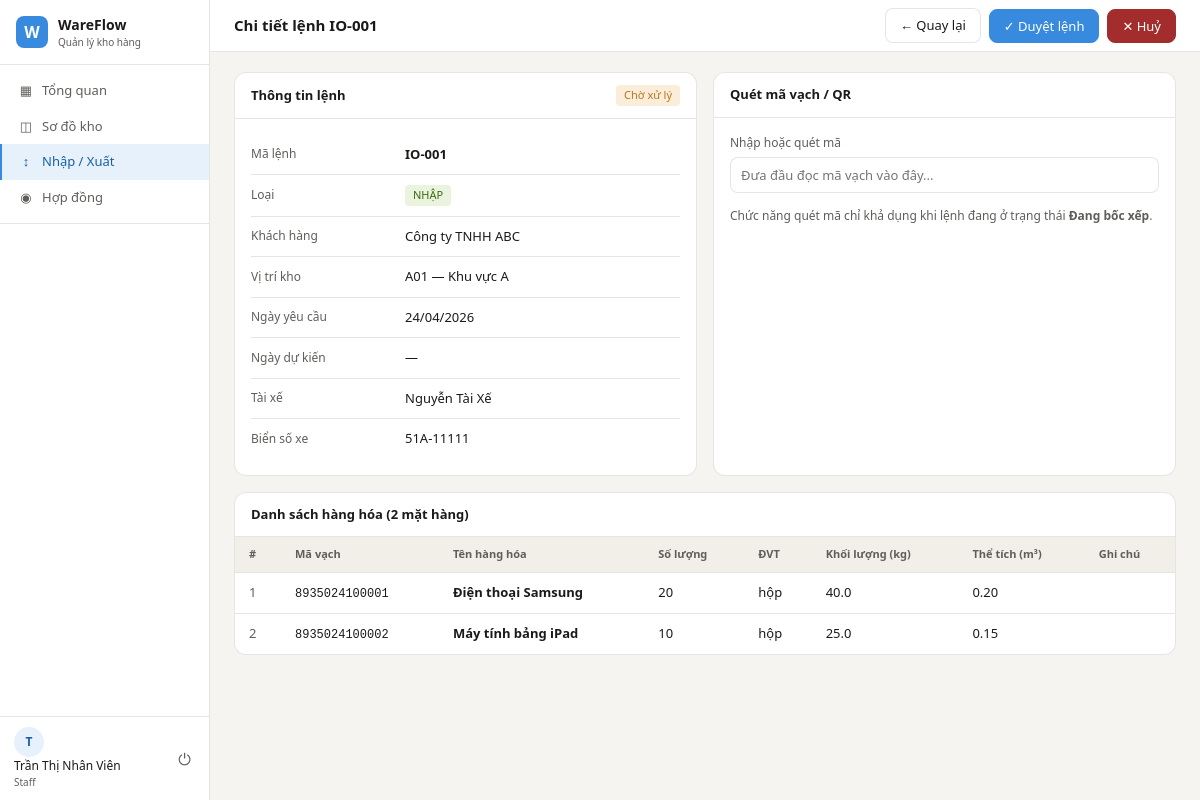
Page /logistics/1 (signed in) on the committed database.
### app/models/__init__.py (models this page shows, shortened)
class User(UserMixin, db.Model):
    __tablename__ = 'users'
    id           = db.Column(db.Integer, primary_key=True)
    username     = db.Column(db.String(80), unique=True, nullable=False)
    email        = db.Column(db.String(120), unique=True, nullable=False)
    password_hash = db.Column(db.String(256), nullable=False)
    full_name    = db.Column(db.String(150))
    phone        = db.Column(db.String(20))
    role         = db.Column(db.String(20), default=UserRole.STAFF.value)
    is_active    = db.Column(db.Boolean, default=True)
    created_at   = db.Column(db.DateTime, default=datetime.utcnow)
    def is_admin(self):
        return self.role == UserRole.ADMIN.value

class Order(db.Model):
    __tablename__ = 'orders'
    id           = db.Column(db.Integer, primary_key=True)
    code         = db.Column(db.String(20), unique=True)   # IO-001
    order_type   = db.Column(db.String(10), nullable=False)  # inbound / outbound
    customer_id  = db.Column(db.Integer, db.ForeignKey('customers.id'), nullable=False)
    slot_id      = db.Column(db.Integer, db.ForeignKey('slots.id'))
    request_date = db.Column(db.Date, default=date.today)
    scheduled_date = db.Column(db.Date)
    status       = db.Column(db.String(20), default=OrderStatus.PENDING.value)
    driver_name  = db.Column(db.String(100))
    vehicle_plate = db.Column(db.String(20))
    notes        = db.Column(db.Text)
    created_by   = db.Column(db.Integer, db.ForeignKey('users.id'))
    processed_by = db.Column(db.Integer, db.ForeignKey('users.id'))
    created_at   = db.Column(db.DateTime, default=datetime.utcnow)
    completed_at = db.Column(db.DateTime)
    items        = db.relationship('OrderItem', backref='order',
                                   lazy='dynamic', cascade='all, delete-orphan')
    slot         = db.relationship('Slot', foreign_keys=[slot_id])
    @property
    def type_label(self):
        return 'NHẬP' if self.order_type == OrderType.INBOUND.value else 'XUẤT'

class Customer(db.Model):
    __tablename__ = 'customers'
    id           = db.Column(db.Integer, primary_key=True)
    code         = db.Column(db.String(20), unique=True)   # KH-001
    name         = db.Column(db.String(150), nullable=False)
    tax_code     = db.Column(db.String(20))                # Mã số thuế
    address      = db.Column(db.String(250))
    contact_name = db.Column(db.String(100))
    phone        = db.Column(db.String(20))
    email        = db.Column(db.String(120))
    created_at   = db.Column(db.DateTime, default=datetime.utcnow)
    contracts    = db.relationship('Contract', backref='customer', lazy='dynamic')
    orders       = db.relationship('Order', backref='customer', lazy='dynamic')

class Slot(db.Model):
    __tablename__ = 'slots'
    id           = db.Column(db.Integer, primary_key=True)
    code         = db.Column(db.String(20), unique=True, nullable=False)  # 'A01', 'B03'
    zone_id      = db.Column(db.Integer, db.ForeignKey('zones.id'), nullable=False)
    row_number   = db.Column(db.Integer)          # Dãy kệ
    floor_number = db.Column(db.Integer)          # Tầng
    area_m2      = db.Column(db.Float, default=0)
    volume_m3    = db.Column(db.Float, default=0)
    max_weight_kg = db.Column(db.Float, default=0)
    status       = db.Column(db.String(20), default=SlotStatus.EMPTY.value)
    notes        = db.Column(db.Text)
    updated_at   = db.Column(db.DateTime, default=datetime.utcnow,
                             onupdate=datetime.utcnow)
    contract_slots = db.relationship('ContractSlot', backref='slot', lazy='dynamic')

class Zone(db.Model):
    __tablename__ = 'zones'
    id           = db.Column(db.Integer, primary_key=True)
    code         = db.Column(db.String(10), unique=True, nullable=False)  # 'A', 'B'
    name         = db.Column(db.String(100), nullable=False)               # 'Khu vực A'
    description  = db.Column(db.String(200))                               # 'Hàng khô'
    max_area_m2  = db.Column(db.Float, default=0)                         # Diện tích tối đa
    max_weight_kg = db.Column(db.Float, default=0)                        # Tải trọng tối đa
    created_at   = db.Column(db.DateTime, default=datetime.utcnow)
    slots = db.relationship('Slot', backref='zone', lazy='dynamic',
                            cascade='all, delete-orphan')

class OrderItem(db.Model):
    __tablename__ = 'order_items'
    id          = db.Column(db.Integer, primary_key=True)
    order_id    = db.Column(db.Integer, db.ForeignKey('orders.id'), nullable=False)
    barcode     = db.Column(db.String(100))     # Mã vạch / QR
    goods_name  = db.Column(db.String(150))
    quantity    = db.Column(db.Integer, default=0)
    unit        = db.Column(db.String(20))       # thùng, pallet, kg
    weight_kg   = db.Column(db.Float, default=0)
    volume_m3   = db.Column(db.Float, default=0)
    notes       = db.Column(db.String(200))

### app/routes/logistics.py (the view)
@logistics_bp.route('/<int:order_id>')
@login_required
def detail(order_id):
    order = Order.query.get_or_404(order_id)
    return render_template('logistics/detail.html',
                           order=order,
                           STATUS_LABELS=STATUS_LABELS)

### app/models/__init__.py (called while the page is built)
@login_manager.user_loader
def load_user(user_id):
    return User.query.get(int(user_id))

### run.py (called while the page is built)
@app.context_processor
def inject_globals():
    from datetime import datetime
    return {'now': datetime.now()}

### app/templates/logistics/detail.html (shortened to what this page needs)
{% extends 'base.html' %}
{% block page_title %}Chi tiết lệnh {{ order.code }}{% endblock %}
{% set label, color = STATUS_LABELS[order.status] %}
{% block topbar_actions %}
  <a href="{{ url_for('logistics.index') }}" class="btn">← Quay lại</a>
  {% if order.status == 'pending' %}
    <form method="POST" action="{{ url_for('logistics.approve', order_id=order.id) }}" style="display:inline">
      <button type="submit" class="btn btn-primary">✓ Duyệt lệnh</button>
    </form>
    <form method="POST" action="{{ url_for('logistics.cancel', order_id=order.id) }}" style="display:inline">
      <button type="submit" class="btn btn-danger"
              onclick="return confirm('Huỷ lệnh này?')">✕ Huỷ</button>
    </form>
  {% elif order.status == 'processing' %}
    <form method="POST" action="{{ url_for('logistics.complete', order_id=order.id) }}" style="display:inline">
      <button type="submit" class="btn btn-success">✓ Hoàn thành</button>
    </form>
  {% elif order.status == 'done' %}
    <a href="{{ url_for('logistics.print_handover', order_id=order.id) }}"
       class="btn" target="_blank">🖨 In biên bản</a>
  {% endif %}
{% endblock %}
{% block content %}
<div class="grid-2">
  <div class="panel">
    <div class="panel-header">
      <span class="panel-title">Thông tin lệnh</span>
      <span class="badge badge-{{ color }}">{{ label }}</span>
    </div>
    <div class="panel-body">
      <table style="width:100%">
        <tr>
          <td style="color:var(--text-muted);font-size:12px;padding:6px 0;width:140px">Mã lệnh</td>
          <td style="font-weight:600">{{ order.code }}</td>
        </tr>
        <tr>
          <td style="color:var(--text-muted);font-size:12px;padding:6px 0">Loại</td>
          <td>
            <span class="badge {{ 'badge-success' if order.order_type=='inbound' else 'badge-warning' }}">
              {{ order.type_label }}
            </span>
          </td>
        </tr>
        <tr>
          <td style="color:var(--text-muted);font-size:12px;padding:6px 0">Khách hàng</td>
          <td>{{ order.customer.name }}</td>
        </tr>
        <tr>
          <td style="color:var(--text-muted);font-size:12px;padding:6px 0">Vị trí kho</td>
          <td>{{ order.slot.code ~ ' — ' ~ order.slot.zone.name if order.slot else '—' }}</td>
        </tr>
        <tr>
          <td style="color:var(--text-muted);font-size:12px;padding:6px 0">Ngày yêu cầu</td>
          <td>{{ order.request_date.strftime('%d/%m/%Y') }}</td>
        </tr>
        <tr>
          <td style="color:var(--text-muted);font-size:12px;padding:6px 0">Ngày dự kiến</td>
          <td>{{ order.scheduled_date.strftime('%d/%m/%Y') if order.scheduled_date else '—' }}</td>
        </tr>
        <tr>
          <td style="color:var(--text-muted);font-size:12px;padding:6px 0">Tài xế</td>
          <td>{{ order.driver_name or '—' }}</td>
        </tr>
        <tr>
          <td style="color:var(--text-muted);font-size:12px;padding:6px 0">Biển số xe</td>
          <td>{{ order.vehicle_plate or '—' }}</td>
        </tr>
      </table>
    </div>
  </div>
  <div class="panel">
    <div class="panel-header">
      <span class="panel-title">Quét mã vạch / QR</span>
    </div>
    <div class="panel-body">
      <div class="form-group">
        <label class="form-label">Nhập hoặc quét mã</label>
        <input type="text" id="barcode-input" class="form-control"
               placeholder="Đưa đầu đọc mã vạch vào đây..."
               data-order-id="{{ order.id }}"
               onchange="handleBarcodeInput(this)"
               {{ 'disabled' if order.status != 'processing' }}>
      </div>
      {% if order.status != 'processing' %}
      <p style="font-size:12px;color:var(--text-muted)">
        Chức năng quét mã chỉ khả dụng khi lệnh đang ở trạng thái <strong>Đang bốc xếp</strong>.
      </p>
      {% endif %}
    </div>
  </div>
</div>
<div class="panel mt-16">
  <div class="panel-header">
    <span class="panel-title">Danh sách hàng hóa ({{ order.items.count() }} mặt hàng)</span>
  </div>
  <div class="table-wrap">
    <table>
      <thead>
        <tr>
          <th>#</th>
          <th>Mã vạch</th>
          <th>Tên hàng hóa</th>
          <th>Số lượng</th>
          <th>ĐVT</th>
          <th>Khối lượng (kg)</th>
          <th>Thể tích (m³)</th>
          <th>Ghi chú</th>
        </tr>
      </thead>
      <tbody>
        {% for item in order.items %}
        <tr>
          <td style="color:var(--text-muted)">{{ loop.index }}</td>
          <td><code style="font-size:12px">{{ item.barcode or '—' }}</code></td>
          <td><strong>{{ item.goods_name }}</strong></td>
          <td>{{ item.quantity }}</td>
          <td>{{ item.unit }}</td>
          <td>{{ '{:,.1f}'.format(item.weight_kg) if item.weight_kg else '—' }}</td>
          <td>{{ '{:,.2f}'.format(item.volume_m3) if item.volume_m3 else '—' }}</td>
          <td style="color:var(--text-muted)">{{ item.notes or '' }}</td>
        </tr>
        {% else %}
        <tr>
          <td colspan="8" style="text-align:center;padding:24px;color:var(--text-muted)">
            Chưa có mặt hàng nào
          </td>
        </tr>
        {% endfor %}
      </tbody>
    </table>
  </div>
</div>
{% endblock %}

### app/templates/base.html (shortened to what this page needs)
<!DOCTYPE html>
<html lang="vi">
<head>
  <link rel="stylesheet" href="{{ url_for('static', filename='css/main.css') }}">
</head>
<body>
{% if current_user.is_authenticated %}
<div class="app-layout">
  <aside class="sidebar">
    <div class="sidebar-logo">
      <div class="logo-icon">W</div>
      <div>
        <div class="logo-name">WareFlow</div>
        <div class="logo-sub">Quản lý kho hàng</div>
      </div>
    </div>
    <nav class="sidebar-nav">
      <a href="{{ url_for('dashboard.index') }}"
         class="nav-item {% if request.endpoint == 'dashboard.index' %}active{% endif %}">
        <span class="nav-icon">▦</span> Tổng quan
      </a>
      <a href="{{ url_for('warehouse.index') }}"
         class="nav-item {% if 'warehouse' in request.endpoint %}active{% endif %}">
        <span class="nav-icon">◫</span> Sơ đồ kho
      </a>
      <a href="{{ url_for('logistics.index') }}"
         class="nav-item {% if 'logistics' in request.endpoint %}active{% endif %}">
        <span class="nav-icon">↕</span> Nhập / Xuất
      </a>
      <a href="{{ url_for('contracts.index') }}"
         class="nav-item {% if 'contracts' in request.endpoint %}active{% endif %}">
        <span class="nav-icon">◉</span> Hợp đồng
      </a>
      <div class="nav-divider"></div>
    </nav>
    <div class="sidebar-footer">
      <div class="user-info">
        <div class="user-avatar">{{ current_user.full_name[0] if current_user.full_name else current_user.username[0] }}</div>
        <div>
          <div class="user-name">{{ current_user.full_name or current_user.username }}</div>
          <div class="user-role">{{ current_user.role | capitalize }}</div>
        </div>
      </div>
      <a href="{{ url_for('auth.logout') }}" class="logout-btn" title="Đăng xuất">⏻</a>
    </div>
  </aside>
  <div class="main-content">
    <header class="topbar">
      <h1 class="page-title">{% block page_title %}{% endblock %}</h1>
      <div class="topbar-actions">{% block topbar_actions %}{% endblock %}</div>
    </header>
    <div class="content-body">
      {% block content %}{% endblock %}
    </div>
  </div>
</div>
{% else %}
  {% block auth_content %}{% endblock %}
{% endif %}
</body>
</html>

### rows in the picture
User: full_name "T", full_name "Trần Thị Nhân Viên", role "Staff"
Order: code "IO-001", type_label "NHẬP", request_date "24/04/2026", scheduled_date "—", driver_name "Nguyễn Tài Xế", vehicle_plate "51A-11111"
Customer: customer.name "Công ty TNHH ABC"
Slot: slot "A01 — Khu vực A"
OrderItem: barcode "8935024100001", goods_name "Điện thoại Samsung", quantity "20", unit "hộp", weight_kg "40.0", volume_m3 "0.20"
OrderItem: barcode "8935024100002", goods_name "Máy tính bảng iPad", quantity "10", unit "hộp", weight_kg "25.0", volume_m3 "0.15"

### other values in the picture
{{ label }} "Chờ xử lý"
{{ order.items.count() }} "2"
